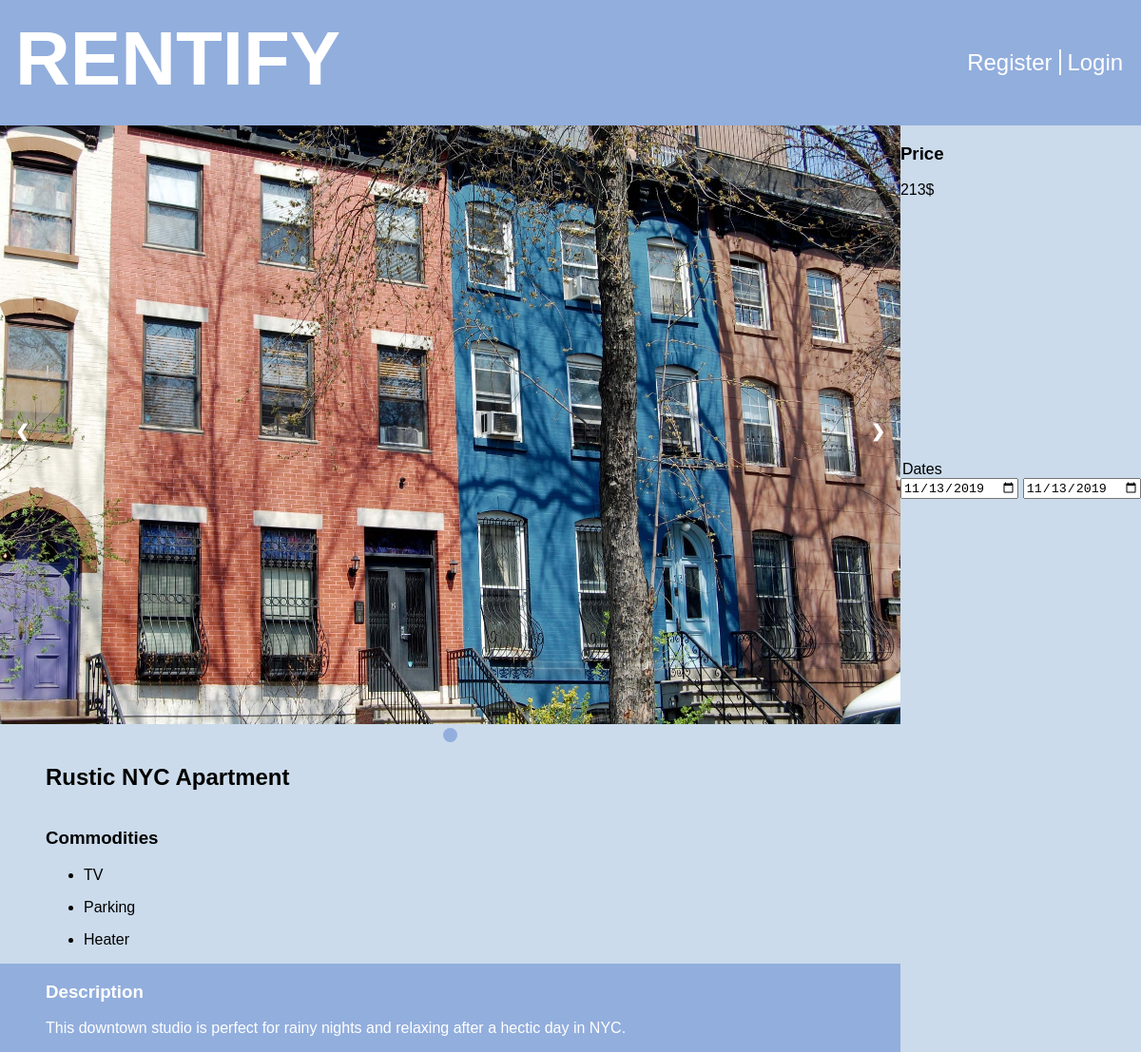
Screenshot of /pages/property_page.php?property=2 with the database file from the repository.
### tables this page shows
CREATE TABLE PropertyImage(
    property_id INTEGER REFERENCES Property(id),
    image_name TEXT NOT NULL,
    PRIMARY KEY(property_id, image_name)
);

CREATE TABLE Property(
    id INTEGER PRIMARY KEY AUTOINCREMENT,
    owner_username TEXT REFERENCES User(username) ON DELETE CASCADE ON UPDATE CASCADE,
    title TEXT NOT NULL,
    price_per_day REAL NOT NULL,
    location TEXT NOT NULL,
    description TEXT NOT NULL,
    sleeps INTEGER NOT NULL,
    CONSTRAINT minimum_sleeps CHECK (sleeps > 0)
);

CREATE TABLE Commodity(
    id INTEGER PRIMARY KEY AUTOINCREMENT,
    description TEXT NOT NULL
);

### database/property.php (called while the page is built, shortened)
<?php
    include_once "../database/connection.php";
    function getPropertyInfo($id){
        global $db;
        $stmt = $db->prepare('
            SELECT *
			FROM Property
            WHERE id = ?
        ');
		$stmt->execute(array($id));
        $propertyInfo = $stmt->fetch();
		return $propertyInfo;
    }
    function getPropertyImages($id){
        global $db;
        $stmt = $db->prepare('
            SELECT PropertyImage.image_name as image
            FROM Property
            JOIN PropertyImage
            ON Property.id = PropertyImage.property_id
            WHERE Property.id = ?
        ');
        $stmt->execute(array($id));
        $propertyImages = $stmt->fetchAll();
        return $propertyImages;
    }
    function getCommodities($id){
        global $db;
        $stmt = $db->prepare('
            SELECT commodity
            FROM Property
            NATURAL JOIN (
                SELECT Commodity.description as commodity, PropertyCommodity.property_id as id
                FROM PropertyCommodity
                JOIN Commodity
                ON PropertyCommodity.commodity_id = Commodity.id
            )
            WHERE Property.id = ?
        ');
        $stmt->execute(array($id));
        $propertyCommodities = $stmt->fetchAll();
        return $propertyCommodities;
    }
?>

### pages/property_page.php (the view, shortened to what this page needs)
<?php
    include_once "../templates/tpl_common.php";
    include_once "../database/connection.php";
    include_once "../database/property.php";
?>
        <link href="../css/property_page.css" rel="stylesheet">
    </head>
    <body>
        <section id="main">
        <?php
            $property_id = $_GET['property'];
            try{
                $property_info = getPropertyInfo($property_id);
                $property_images = getPropertyImages($property_id);
                $property_commodities = getCommodities($property_id);
            ?>
            <section id="property">
                <article id="slideshow" >
                    <div class="slideshow-container">
                    <?php foreach($property_images as $image){?>
                        <div class="mySlides">
                            <img src="../images/<?=$image['image']?>" alt="<?=$image['image']?>">
                        </div>
                    <?php } ?>
                        <a class="prev" >&#10094;</a>
                        <a class="next" >&#10095;</a>
                    </div>
                    <div class="dots">
                    <?php foreach($property_images as $image){?>
                        <span class="dot"></span>
                    <?php } ?>
                    </div>
                </article>
                <h2><?=$property_info['title']?></h2>
                <article id="description">
                    <h3>Description</h3>
                    <p><?=$property_info['description']?></p>
                </article>
                <article id="comodities">
                    <h3>Commodities</h3>
                    <ul>
                    <?php
                        foreach($property_commodities as $commodity) {
                    ?>
                        <li><p><?=$commodity['commodity']?></p></li>
                    <?php
                        }
                    ?>
                    </ul>
                </article>
                <article id="price">
                    <h3>Price</h3>
                    <p><?=$property_info['price_per_day']?>$</p>
                </article>
                <article id="dates">
                    <form>
                        <legend>Dates</legend>
                        <input type="date" name="start_date" value="2019-11-13" min="2019-11-13">
                        <input type="date" name="end_date" value="2019-11-13" min="2019-11-14">
                    </form>
                </article>
            </section>
            <?php
            }catch(Exception $e){
            ?>
                <p>Can't find property information!</p>
            <?php
            }
            ?>
        </section>
    </body>
</html>

### css/layout.css (style rules this page uses)
body { background-color: rgb(203, 219, 235); margin: 0; display: grid; grid-template-rows: [header] auto [nav] auto [properties] 1fr [footer] auto [end]; }

### css/style.css (style rules this page uses)
body { font-family: 'Trebuchet MS', Helvetica, sans-serif; }

### css/property_page.css (style rules this page uses)
#property { display: grid; grid-template-columns: auto auto; grid-template-rows: auto auto auto auto auto; grid-template-areas: "slides price" "slides dates" "name ..." "comodities ..." "description ..."; }
#property h2 { padding-left: 2em; grid-area: name; }
#slideshow { grid-area: slides; }
#price { grid-area: price; }
#dates { grid-area: dates; }
#description { color: white; background-color: #92aedd; padding-left: 3em; grid-area: description; }
#comodities { padding-left: 3em; grid-area: comodities; }
#slideshow img { width: 100%; }
.slideshow-container { max-width: 1000px; position: relative; margin: auto; }
.mySlides { display: none; }
.prev, .next { cursor: pointer; position: absolute; top: 50%; width: auto; margin-top: -22px; padding: 16px; color: white; font-weight: bold; font-size: 18px; transition: 0.6s ease; border-radius: 0 3px 3px 0; user-select: none; }
.next { right: 0; border-radius: 3px 0 0 3px; }
.dots { text-align: center; }
.dot { cursor: pointer; height: 15px; width: 15px; margin: 0 2px; background-color: #bbb; border-radius: 50%; display: inline-block; transition: background-color 0.6s ease; }
.active, .dot:hover { background-color: #92aedd;; }

### rows the page displays
propertyimage: image_name (picture)
property: title "Rustic NYC Apartment", description "This downtown studio is perfect for rainy nights and relaxing after a hectic day in NYC.", price_per_day "213"
commodity: description "TV"
commodity: description "Parking"
commodity: description "Heater"
